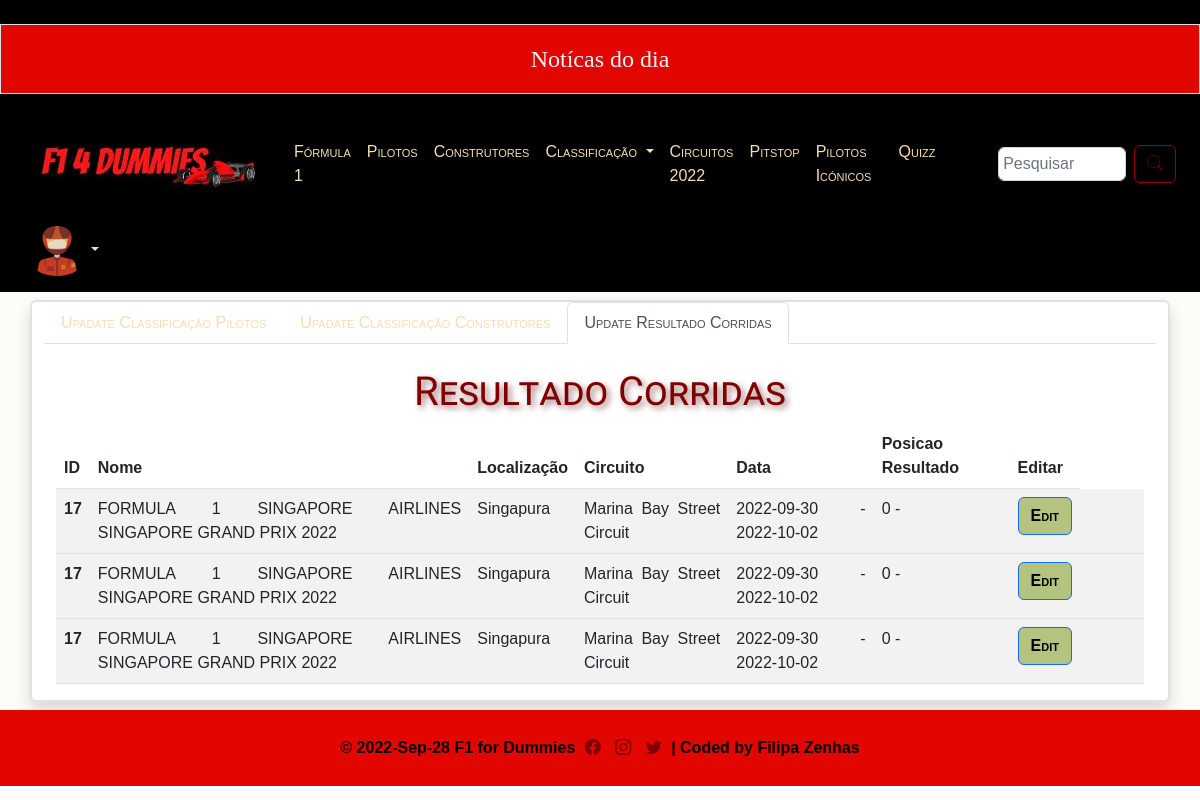
Before: /index.php?p=admin-race-results (signed in) with the older database file.
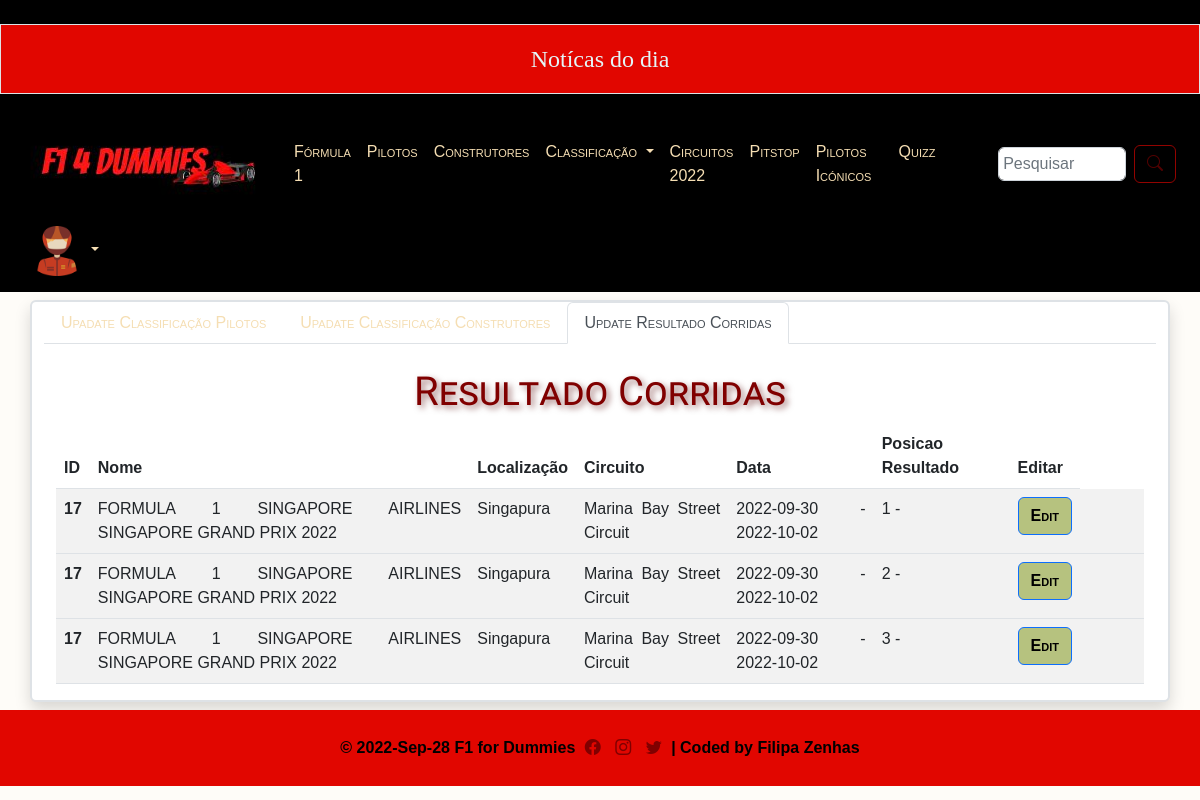
After: the same page with the newer database file.
### tables this page shows
CREATE TABLE
    results(
        id INT AUTO_INCREMENT PRIMARY KEY,
        grand_prix_id INT,
        FOREIGN KEY (grand_prix_id) REFERENCES grand_prix(id),
        driver_id INT,
        FOREIGN KEY (driver_id) REFERENCES drivers(id),
        driver_position INT(2)
    );

CREATE TABLE
    grand_prix(
        id INT AUTO_INCREMENT PRIMARY KEY,
        name VARCHAR(255) NOT NULL,
        country VARCHAR(60) NOT NULL,
        start_date DATE NOT NULL,
        end_date Date NOT NULL,
        circuit VARCHAR (255) NOT NULL,
        circuit_image VARCHAR (255) NOT NULL,
        country_image VARCHAR (255),
        visibility BIT DEFAULT 1
    );

### index.php (called while the page is built, shortened)
<?php
include ('content/head.php');
include ('content/header.php');
include ('routes/routes.php');
include ('content/footer.php');
?>

### db/grand-prix/get-gp-results.php (the view, shortened to what this page needs)
<?php
include('db/conn.php');
$sql = "SELECT gp.id, r.id as result_id, gp.name, gp.country, gp.start_date, gp.end_date, gp.circuit, gp.circuit_image,r.driver_position, d.driver_name
FROM results r
JOIN grand_prix gp ON gp.id = r.grand_prix_id
LEFT JOIN drivers d ON r.driver_id = d.id
WHERE r.driver_id is null LIMIT 3";
$result = $conn->query($sql);
$position = 1;
if ($result->num_rows > 0) { ?>
    <form action="db/grand-prix/updateResults.php" method="post">
        <thead>
            <tr>
                <th scope="col">ID</th>
                <th scope="col">Nome</th>
                <th scope="col">Localização</th>
                <th scope="col">Circuito</th>
                <th scope="col">Data</th>
                <th scope="col">Posicao Resultado</th>
                <th scope="col">Editar</th>
            </tr>
        </thead>
        <?php
        while ($row = $result->fetch_assoc()) {
            $sql2 = "SELECT id, driver_name FROM drivers";
            $result_drivers = $conn->query($sql2);
        ?>
            <form action="db/grand-prix/updateResults.php" method="post">
                <tbody>
                    <tr>
                        <th scope="row"><?= $row['id'] ?></th>
                        <td><?= $row['name'] ?></td>
                        <td><?= $row['country'] ?></td>
                        <td><?= $row['circuit'] ?></td>
                        <td><?= $row['start_date'] ?> - <?= $row['end_date'] ?></td>
                        <td><?= $row['driver_position'] ?> - <?= $row['driver_name'] ?> </td>
                        <td><button id="gp-btn-edit-<?= $position ?>" type="button" class="btn btn-primary" onclick="gp_edit(<?= $position ?>)">Edit</button></td>
                        <?php if ($result_drivers->num_rows > 0) {?>
                            <td><select type="text" id="input-podium-<?= $position ?>" name="input-podium-<?= $row['result_id'] ?>" width="10px">
                           <?php while ($row2 = $result_drivers->fetch_assoc()) {
                                ?>
                                    <option value="<?= $row2['id'] ?>"><?= $row2['driver_name'] ?></option>
                                    <?php }} ?>
                                </select></td>
                                <td><button id="gp_btn_cancel-<?= $position ?>" type="button" class="btn btn-danger" onclick="gp_cancel()">Cancel</button></td>
                                <td><button type="submit" id="save-btn-gp-<?= $position ?>" class="btn btn-primary" onclick="gp_save(<?= $row['id'] ?>)">Salvar</button></td>
                                <td><input id="results-input-id" name="results-input-id" value="<?= $row['result_id'] ?>" hidden></input></td>
                    </tr>
                </tbody>
            </form>
        <?php
        $position++;
        } ?>
    <?php }
    ?>

### content/head.php (shortened to what this page needs)
<!DOCTYPE html>
<html lang="en">
<head>
     <link href="https://cdn.jsdelivr.net/npm/bootstrap@5.2.0/dist/css/bootstrap.min.css" rel="stylesheet">
     <link rel="stylesheet" href="https://cdn.jsdelivr.net/npm/bootstrap-icons@1.9.1/font/bootstrap-icons.css">
     <link rel="stylesheet" href="css/style.css">
</head>
<body>

### content/header.php
<body onload="loadNews()">
<header class="container-fluid">
<div class="main slide-right" >
        <div class="row">
            <div class="col text-center p-3 my-4 border" id="news">
                <span id="destaque">Notícas do dia</span>
            </div>
        </div>
</div>
    <?php include('nav.php');
    include('navLog.php');?>
</header>

### content/nav.php (shortened to what this page needs)
<nav class="navbar navbar-expand-lg">
  <div class="container-fluid">
    <a class="navbar-brand" href="index.php?p=paginainicial"><img src="img/Logo/logo-f1-dummies.png" alt=""></a>
    <div class="collapse navbar-collapse" id="navbarSupportedContent">
      <ul class="navbar-nav me-auto mb-2 mb-lg-0">
        <li class="nav-item">
          <a class="nav-link" aria-current="page" href="index.php?p=F1">Fórmula 1</a>
        </li>
        <li class="nav-item">
          <a class="nav-link" href="index.php?p=Pilotos">Pilotos</a>
        </li>
        <li class="nav-item">
          <a class="nav-link" href="index.php?p=Construtores">Construtores</a>
        </li>
        <li class="nav-item dropdown">
          <a class="nav-link dropdown-toggle" href="#" id="navbarDropdown" role="button" data-bs-toggle="dropdown" aria-expanded="false">
            Classificação
          </a>
        </li>
        <li class="nav-item">
          <a class="nav-link" href="index.php?p=Circuito">Circuitos 2022</a>
        </li>
        <li class="nav-item">
          <a class="nav-link" href="index.php?p=Pitstop">Pitstop</a>
        </li>
        <li class="nav-item">
          <a class="nav-link" href="index.php?p=PilotosIconicos">Pilotos Icónicos</a>
        </li>
        <li class="nav-item">
          <a class="nav-link" href="index.php?p=Quizz">Quizz</a>
        </li>
      </ul>
      <div class="search-nav-bar">
        <div>
          <form class="d-flex" action="index.php">
            <input class="form-control me-2" name="search" type="search" id="search" placeholder="Pesquisar" aria-label="Search" onkeydown="input_search()" onchange="input_search()">
            <button class="btn" id="search-btn-nav" type="submit" disabled><i class="bi bi-search"></i></button>
          </form>
        </div>
      </div>
    </div>
  </div>
</nav>

### content/navLog.php (shortened to what this page needs)
<nav class="navbar navbar-expand-lg">
    <div class="container-fluid">
        <div class="collapse navbar-collapse" id="navbarNavDropdown">
            <ul class="navbar-nav">
                <?php
                if (empty($_SESSION['username'])) {
                ?>
                    <li class="nav-item">
                        <a class="nav-link" href="index.php?p=login">Login<i class="bi bi-box-arrow-in-right"></i></a>
                    </li>
                <?php } else if (!empty($_SESSION['username'])) {
                ?>
                    <li class="nav-item dropdown">
                        <a class="nav-link dropdown-toggle" href="#" id="navbarDropdownMenuLink" role="button" data-bs-toggle="dropdown" aria-expanded="false">
                            <?php if ($_SESSION['data'] != "") {
                            ?><img id="nav-user-photo" src="img/users/<?= $_SESSION['data'] ?>" alt=""><?php
                            } else {
                            ?><img id="nav-user-photo" src="img/users/people.png" id="form-img" alt=""><?php
                            } ?>
                        </a>
                        <?php } ?>
                    </li>
            </ul>
        </div>
    </div>
</nav>

### routes/routes.php (shortened to what this page needs)
<?php
if(isset($_GET['p'])){
    $pag=$_GET['p'];
if($pag == 'paginainicial')
    include('content/pages/paginainicial.php');
else if($pag == 'F1')
    include('content/pages/F1.php');
else if($pag == 'Pilotos')
    include('content/pages/Pilotos.php');
else if($pag == 'Classificacao-pilotos')
    include('content/pages/Classificacao/Classificacao-pilotos.php');
else if($pag == 'Classificacao-construtores')
    include('content/pages/Classificacao/Classificacao-construtores.php');
else if($pag == 'Construtores')
    include('content/pages/Construtores.php');
else if($pag == 'Circuito')
    include('content/pages/Circuito.php');
else if($pag == 'Pitstop')
    include('content/pages/Pitstop.php');
else if($pag == 'PilotosIconicos')
    include('content/pages/PilotosIconicos.php');
else if($pag == 'Quizz')
    include('content/pages/Quizz.php');
else if($pag == 'login')
    include('content/pages/login.php');
else if($pag == 'registo')
    include('content/pages/registo.php');
else if($pag == 'minhaconta')
    include('content/pages/minha-conta.php');
else if($pag == 'administracao')
    include('content/pages/administracao.php');
else if($pag == 'admin-teams-ranking')
    include('content/pages/admin-teams-ranking.php');
else if($pag == 'admin-race-results')
    include('content/pages/admin-race-results.php');
}else if(isset($_GET['search']))
    include('content/pages/Pilotos.php');
else{
    include('content/pages/paginainicial.php');
}
?>

### content/pages/admin-race-results.php
<main class="container border my-2 border-2 rounded shadow">
<ul class="nav nav-tabs">
  <li class="nav-item">
    <a class="nav-link" aria-current="page" href="index.php?p=administracao">Upadate Classificação Pilotos</a>
  </li>
  <li class="nav-item">
    <a class="nav-link" href="index.php?p=admin-teams-ranking">Upadate Classificação Construtores</a>
  </li>
  <li class="nav-item">
    <a class="nav-link active" href="index.php?p=admin-race-results">Update Resultado Corridas</a>
  </li>
</ul>
<br>
<div class="container">
    <div class="col text-center"><h1>Resultado Corridas</h1></div>
    <table class="table table-striped"><?php include('db/grand-prix/get-gp-results.php')?></table>
</div>

### content/footer.php (shortened to what this page needs)
</main>
<footer class="container-fluid">
        <div class="row text-center">
            <div class="col-12 col-md-12 p-3">
               &copy; <?php echo date ('Y-M-d'); ?> F1 for Dummies <i class="bi bi-facebook"></i> <i class="bi bi-instagram"></i>
               <i class="bi bi-twitter"></i> | Coded by Filipa Zenhas
            </div>
        </div>
    </footer>
    <link rel="stylesheet" href="https://cdn.jsdelivr.net/npm/@popperjs/core@2.9.2/dist/umd/popper.min.js">
</body>
</html>

### css/style.css (style rules this page uses)
body { font-family:'Arial Narrow', Arial, sans-serif; text-align: justify; background-color: #fdf8eb53; }
header { background-color: #000000; }
.nav-link { color: wheat; font-size: medium; font-variant: small-caps; font-family: 'Gill Sans', 'Gill Sans MT', Calibri, 'Trebuchet MS', sans-serif; }
#search { width: 55%; margin: auto; padding: 4px; }
#search-btn-nav { color: #E10600; }
#nav-user-photo { width: 50px; height: 50px; }
main h1 { text-align: center; font-variant: small-caps; color: maroon; text-shadow: 3px 3px 6px rgba(80, 2, 2, 0.547); font-family: 'Rubik Dirt', cursive; }
.container { border: none; background-color: white; }
.btn { font-weight: bold; font-variant: small-caps; background-color: rgb(182, 194, 127); color: black; }
.container-quizz:after, .row:after, .clearfix { content: ""; display: table; clear: both; }
.bi { color: maroon; }
footer { background-color: #E10600 ; color: black; font-weight:bold; padding:10px; }
footer i { padding: 5px; }
#news { width:20%; overflow:hidden; background-color: #E10600; margin: 2.5em auto; height: auto; border: 2px solid gray; padding: 1.2em 0; font-size: 1.5em; font-family: "Agency FB"; color: #E4F6F8; }

Changed rows visible on the page:
changed results (number 1 of 3 on the later page): driver_position "0" → "1"
changed results (number 2 of 3 on the later page): driver_position "0" → "2"
changed results (number 3 of 3 on the later page): driver_position "0" → "3"
